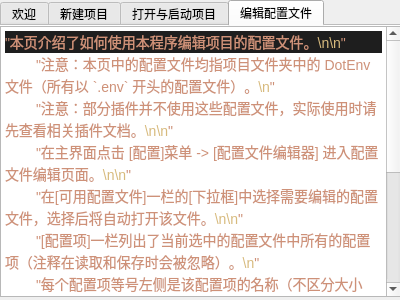
<?xml version="1.0" encoding="UTF-8"?>
<ui version="4.0">
 <class>help_page</class>
 <widget class="QWidget" name="help_page">
  <property name="geometry">
   <rect>
    <x>0</x>
    <y>0</y>
    <width>400</width>
    <height>300</height>
   </rect>
  </property>
  <property name="windowTitle">
   <string>Form</string>
  </property>
  <widget class="QTabWidget" name="help_pages">
   <property name="geometry">
    <rect>
     <x>0</x>
     <y>0</y>
     <width>401</width>
     <height>301</height>
    </rect>
   </property>
   <property name="currentIndex">
    <number>3</number>
   </property>
   <property name="documentMode">
    <bool>true</bool>
   </property>
   <widget class="QWidget" name="welcome">
    <attribute name="title">
     <string>欢迎</string>
    </attribute>
    <attribute name="toolTip">
     <string>欢迎！</string>
    </attribute>
    <widget class="QTextBrowser" name="text1">
     <property name="geometry">
      <rect>
       <x>0</x>
       <y>0</y>
       <width>401</width>
       <height>271</height>
      </rect>
     </property>
     <property name="html">
      <string>&lt;!DOCTYPE HTML PUBLIC &quot;-//W3C//DTD HTML 4.0//EN&quot; &quot;http://www.w3.org/TR/REC-html40/strict.dtd&quot;&gt;
&lt;html&gt;&lt;head&gt;&lt;meta name=&quot;qrichtext&quot; content=&quot;1&quot; /&gt;&lt;style type=&quot;text/css&quot;&gt;
p, li { white-space: pre-wrap; }
&lt;/style&gt;&lt;/head&gt;&lt;body style=&quot; font-family:'Noto Sans'; font-size:10pt; font-weight:400; font-style:normal;&quot;&gt;
&lt;p style=&quot; margin-top:0px; margin-bottom:0px; margin-left:0px; margin-right:0px; -qt-block-indent:0; text-indent:0px; line-height:19px; background-color:#1e1e1e;&quot;&gt;&lt;span style=&quot; font-family:'Droid Sans Mono','monospace','monospace'; font-size:16pt; font-weight:600; text-decoration: underline; color:#55ffff;&quot;&gt;欢迎使用 NoneBot Desktop 应用程序。&lt;/span&gt;&lt;/p&gt;
&lt;p style=&quot; margin-top:0px; margin-bottom:0px; margin-left:0px; margin-right:0px; -qt-block-indent:0; text-indent:0px;&quot;&gt;&lt;span style=&quot; font-family:'Droid Sans Mono','monospace','monospace'; font-size:12pt; color:#55ffff;&quot;&gt;本程序旨在减少使用 NoneBot2 时命令行的使用。&lt;/span&gt;&lt;/p&gt;
&lt;p style=&quot; margin-top:0px; margin-bottom:0px; margin-left:0px; margin-right:0px; -qt-block-indent:0; text-indent:0px;&quot;&gt;&lt;span style=&quot; font-family:'Droid Sans Mono','monospace','monospace'; font-size:12pt; color:#55ffff;&quot;&gt;这里包含了本程序的一些功能用法。&lt;/span&gt;&lt;/p&gt;
&lt;p style=&quot; margin-top:0px; margin-bottom:0px; margin-left:0px; margin-right:0px; -qt-block-indent:0; text-indent:0px;&quot;&gt;&lt;span style=&quot; font-family:'Droid Sans Mono','monospace','monospace'; font-size:12pt; color:#55ffff;&quot;&gt;进入其它标签页查看更多。&lt;/span&gt;&lt;/p&gt;
&lt;p style=&quot; margin-top:0px; margin-bottom:0px; margin-left:0px; margin-right:0px; -qt-block-indent:0; text-indent:0px;&quot;&gt;&lt;span style=&quot; font-family:'Droid Sans Mono','monospace','monospace'; font-size:12pt; color:#55ffff;&quot;&gt;提示：方括号 [] 包裹的内容与实际界面中的控件/文本相对应；&lt;/span&gt;&lt;/p&gt;
&lt;p style=&quot; margin-top:0px; margin-bottom:0px; margin-left:0px; margin-right:0px; -qt-block-indent:0; text-indent:0px;&quot;&gt;&lt;span style=&quot; font-family:'Droid Sans Mono','monospace','monospace'; font-size:12pt; color:#55ffff;&quot;&gt;提示：尖括号 &amp;lt;&amp;gt; 包裹的内容表明其为外部应用程序;&lt;/span&gt;&lt;/p&gt;
&lt;p style=&quot; margin-top:0px; margin-bottom:0px; margin-left:0px; margin-right:0px; -qt-block-indent:0; text-indent:0px;&quot;&gt;&lt;span style=&quot; font-family:'Droid Sans Mono','monospace','monospace'; font-size:12pt; color:#55ffff;&quot;&gt;提示：双左引号 `` 包裹的内容表示一个路径（统一使用 Unix 格式）。&lt;/span&gt;&lt;/p&gt;&lt;/body&gt;&lt;/html&gt;</string>
     </property>
    </widget>
   </widget>
   <widget class="QWidget" name="help_new_project">
    <attribute name="title">
     <string>新建项目</string>
    </attribute>
    <attribute name="toolTip">
     <string>如何新建项目？</string>
    </attribute>
    <widget class="QTextBrowser" name="text2">
     <property name="geometry">
      <rect>
       <x>0</x>
       <y>0</y>
       <width>401</width>
       <height>271</height>
      </rect>
     </property>
     <property name="html">
      <string>&lt;!DOCTYPE HTML PUBLIC &quot;-//W3C//DTD HTML 4.0//EN&quot; &quot;http://www.w3.org/TR/REC-html40/strict.dtd&quot;&gt;
&lt;html&gt;&lt;head&gt;&lt;meta name=&quot;qrichtext&quot; content=&quot;1&quot; /&gt;&lt;style type=&quot;text/css&quot;&gt;
p, li { white-space: pre-wrap; }
&lt;/style&gt;&lt;/head&gt;&lt;body style=&quot; font-family:'Noto Sans'; font-size:10pt; font-weight:400; font-style:normal;&quot;&gt;
&lt;p style=&quot; margin-top:0px; margin-bottom:0px; margin-left:0px; margin-right:0px; -qt-block-indent:0; text-indent:0px; line-height:19px; background-color:#1e1e1e;&quot;&gt;&lt;span style=&quot; font-family:'Droid Sans Mono','monospace','monospace'; font-size:16pt; font-weight:600; text-decoration: underline; color:#ffaaff;&quot;&gt;本页介绍了如何使用本程序创建新项目。&lt;/span&gt;&lt;/p&gt;
&lt;p style=&quot; margin-top:0px; margin-bottom:0px; margin-left:0px; margin-right:0px; -qt-block-indent:0; text-indent:0px;&quot;&gt;&lt;span style=&quot; font-family:'Droid Sans Mono','monospace','monospace'; font-size:12pt; color:#ffaaff;&quot;&gt;在主界面点击 [项目]菜单 -&amp;gt; [新建项目] 进入创建项目页面。&lt;/span&gt;&lt;/p&gt;
&lt;p style=&quot; margin-top:0px; margin-bottom:0px; margin-left:0px; margin-right:0px; -qt-block-indent:0; text-indent:0px;&quot;&gt;&lt;span style=&quot; font-family:'Droid Sans Mono','monospace','monospace'; font-size:12pt; color:#ffaaff;&quot;&gt;在[项目目录]一栏 通过[浏览]选择一个目录 或 直接将路径粘贴至[输入框] 用于创建项目。&lt;/span&gt;&lt;/p&gt;
&lt;p style=&quot; margin-top:0px; margin-bottom:0px; margin-left:0px; margin-right:0px; -qt-block-indent:0; text-indent:0px;&quot;&gt;&lt;span style=&quot; font-family:'Droid Sans Mono','monospace','monospace'; font-size:12pt; color:#ffaaff;&quot;&gt;注意：项目目录*必须*是一个空目录（可以不存在），且避免使用保留名（如&lt;/span&gt;&lt;span style=&quot; font-family:'Droid Sans Mono','monospace','monospace'; font-size:14px; color:#ce9178;&quot;&gt;\u00a0nonebot\u00a0&lt;/span&gt;&lt;span style=&quot; font-family:'Droid Sans Mono','monospace','monospace'; font-size:12pt; color:#ffaaff;&quot;&gt;等）作为项目目录。&lt;/span&gt;&lt;/p&gt;
&lt;p style=&quot; margin-top:0px; margin-bottom:0px; margin-left:0px; margin-right:0px; -qt-block-indent:0; text-indent:0px;&quot;&gt;&lt;span style=&quot; font-family:'Droid Sans Mono','monospace','monospace'; font-size:12pt; color:#ffaaff;&quot;&gt;在[驱动器]一栏选择你需要的驱动器（通常是 [FastAPI]）。&lt;/span&gt;&lt;/p&gt;
&lt;p style=&quot; margin-top:0px; margin-bottom:0px; margin-left:0px; margin-right:0px; -qt-block-indent:0; text-indent:0px;&quot;&gt;&lt;span style=&quot; font-family:'Droid Sans Mono','monospace','monospace'; font-size:12pt; color:#ffaaff;&quot;&gt; {DRIVERS_NOTICE}&lt;/span&gt;&lt;/p&gt;
&lt;p style=&quot; margin-top:0px; margin-bottom:0px; margin-left:0px; margin-right:0px; -qt-block-indent:0; text-indent:0px;&quot;&gt;&lt;span style=&quot; font-family:'Droid Sans Mono','monospace','monospace'; font-size:12pt; color:#ffaaff;&quot;&gt;适配器用于与外界进行特定协议的数据交换。&lt;/span&gt;&lt;/p&gt;
&lt;p style=&quot; margin-top:0px; margin-bottom:0px; margin-left:0px; margin-right:0px; -qt-block-indent:0; text-indent:0px;&quot;&gt;&lt;span style=&quot; font-family:'Droid Sans Mono','monospace','monospace'; font-size:12pt; color:#ffaaff;&quot;&gt;在[适配器]一栏选择你需要的适配器。&lt;/span&gt;&lt;/p&gt;
&lt;p style=&quot; margin-top:0px; margin-bottom:0px; margin-left:0px; margin-right:0px; -qt-block-indent:0; text-indent:0px;&quot;&gt;&lt;span style=&quot; font-family:'Droid Sans Mono','monospace','monospace'; font-size:12pt; color:#ffaaff;&quot;&gt; {ADAPTERS_NOTICE}&lt;/span&gt;&lt;/p&gt;
&lt;p style=&quot; margin-top:0px; margin-bottom:0px; margin-left:0px; margin-right:0px; -qt-block-indent:0; text-indent:0px;&quot;&gt;&lt;span style=&quot; font-family:'Droid Sans Mono','monospace','monospace'; font-size:12pt; color:#ffaaff;&quot;&gt;如果需要使用无法从插件商店获取的插件（如自编插件、从源码下载的插件等），请勾选&lt;/span&gt;&lt;/p&gt;
&lt;p style=&quot; margin-top:0px; margin-bottom:0px; margin-left:0px; margin-right:0px; -qt-block-indent:0; text-indent:0px;&quot;&gt;&lt;span style=&quot; font-family:'Droid Sans Mono','monospace','monospace'; font-size:12pt; color:#ffaaff;&quot;&gt;[预留配置用于开发插件]选项，然后将这些插件正确放入 `src/plugins` 下。&lt;/span&gt;&lt;/p&gt;
&lt;p style=&quot; margin-top:0px; margin-bottom:0px; margin-left:0px; margin-right:0px; -qt-block-indent:0; text-indent:0px;&quot;&gt;&lt;span style=&quot; font-family:'Droid Sans Mono','monospace','monospace'; font-size:12pt; color:#ffaaff;&quot;&gt;[创建虚拟环境]可以有效避免因系统 Python 环境混乱造成的一系列问题，建议开启。&lt;/span&gt;&lt;/p&gt;
&lt;p style=&quot; margin-top:0px; margin-bottom:0px; margin-left:0px; margin-right:0px; -qt-block-indent:0; text-indent:0px;&quot;&gt;&lt;span style=&quot; font-family:'Droid Sans Mono','monospace','monospace'; font-size:12pt; color:#ffaaff;&quot;&gt; {PYPI_INDEX_NOTICE}&lt;/span&gt;&lt;/p&gt;
&lt;p style=&quot; margin-top:0px; margin-bottom:0px; margin-left:0px; margin-right:0px; -qt-block-indent:0; text-indent:0px;&quot;&gt;&lt;span style=&quot; font-family:'Droid Sans Mono','monospace','monospace'; font-size:12pt; color:#ffaaff;&quot;&gt;创建完成后会自动进入新创建的项目目录。&lt;/span&gt;&lt;/p&gt;&lt;/body&gt;&lt;/html&gt;</string>
     </property>
    </widget>
   </widget>
   <widget class="QWidget" name="help_open_project">
    <attribute name="title">
     <string>打开与启动项目</string>
    </attribute>
    <attribute name="toolTip">
     <string>如何打开/启动项目？</string>
    </attribute>
    <widget class="QTextBrowser" name="text3">
     <property name="geometry">
      <rect>
       <x>0</x>
       <y>0</y>
       <width>411</width>
       <height>271</height>
      </rect>
     </property>
     <property name="html">
      <string>&lt;!DOCTYPE HTML PUBLIC &quot;-//W3C//DTD HTML 4.0//EN&quot; &quot;http://www.w3.org/TR/REC-html40/strict.dtd&quot;&gt;
&lt;html&gt;&lt;head&gt;&lt;meta name=&quot;qrichtext&quot; content=&quot;1&quot; /&gt;&lt;style type=&quot;text/css&quot;&gt;
p, li { white-space: pre-wrap; }
&lt;/style&gt;&lt;/head&gt;&lt;body style=&quot; font-family:'Noto Sans'; font-size:10pt; font-weight:400; font-style:normal;&quot;&gt;
&lt;p style=&quot; margin-top:0px; margin-bottom:0px; margin-left:0px; margin-right:0px; -qt-block-indent:0; text-indent:0px; line-height:19px; background-color:#1e1e1e;&quot;&gt;&lt;span style=&quot; font-family:'Droid Sans Mono','monospace','monospace'; font-size:14px; color:#ce9178;&quot;&gt;&amp;quot;本页介绍了如何使用本程序打开并运行已有的项目。&lt;/span&gt;&lt;span style=&quot; font-family:'Droid Sans Mono','monospace','monospace'; font-size:14px; color:#d7ba7d;&quot;&gt;\n\n&lt;/span&gt;&lt;span style=&quot; font-family:'Droid Sans Mono','monospace','monospace'; font-size:14px; color:#ce9178;&quot;&gt;&amp;quot;&lt;/span&gt;&lt;/p&gt;
&lt;p style=&quot; margin-top:0px; margin-bottom:0px; margin-left:0px; margin-right:0px; -qt-block-indent:0; text-indent:0px;&quot;&gt;&lt;span style=&quot; font-family:'Droid Sans Mono','monospace','monospace'; font-size:14px; color:#d4d4d4;&quot;&gt;        &lt;/span&gt;&lt;span style=&quot; font-family:'Droid Sans Mono','monospace','monospace'; font-size:14px; color:#ce9178;&quot;&gt;&amp;quot;在主界面点击 [项目]菜单 -&amp;gt; [打开项目] 选择你的项目目录 或 直接将路径粘贴至主界面的[输入框]。&lt;/span&gt;&lt;span style=&quot; font-family:'Droid Sans Mono','monospace','monospace'; font-size:14px; color:#d7ba7d;&quot;&gt;\n&lt;/span&gt;&lt;span style=&quot; font-family:'Droid Sans Mono','monospace','monospace'; font-size:14px; color:#ce9178;&quot;&gt;&amp;quot;&lt;/span&gt;&lt;/p&gt;
&lt;p style=&quot; margin-top:0px; margin-bottom:0px; margin-left:0px; margin-right:0px; -qt-block-indent:0; text-indent:0px;&quot;&gt;&lt;span style=&quot; font-family:'Droid Sans Mono','monospace','monospace'; font-size:14px; color:#d4d4d4;&quot;&gt;        &lt;/span&gt;&lt;span style=&quot; font-family:'Droid Sans Mono','monospace','monospace'; font-size:14px; color:#ce9178;&quot;&gt;&amp;quot;如果项目目录正确，主界面的[启动]按钮等功能将全部可用。&lt;/span&gt;&lt;span style=&quot; font-family:'Droid Sans Mono','monospace','monospace'; font-size:14px; color:#d7ba7d;&quot;&gt;\n&lt;/span&gt;&lt;span style=&quot; font-family:'Droid Sans Mono','monospace','monospace'; font-size:14px; color:#ce9178;&quot;&gt;&amp;quot;&lt;/span&gt;&lt;/p&gt;
&lt;p style=&quot; margin-top:0px; margin-bottom:0px; margin-left:0px; margin-right:0px; -qt-block-indent:0; text-indent:0px;&quot;&gt;&lt;span style=&quot; font-family:'Droid Sans Mono','monospace','monospace'; font-size:14px; color:#d4d4d4;&quot;&gt;        &lt;/span&gt;&lt;span style=&quot; font-family:'Droid Sans Mono','monospace','monospace'; font-size:14px; color:#ce9178;&quot;&gt;&amp;quot;提示：本程序只支持识别有 `pyproject.toml` 或 `bot.py` 的目录作为项目目录。&lt;/span&gt;&lt;span style=&quot; font-family:'Droid Sans Mono','monospace','monospace'; font-size:14px; color:#d7ba7d;&quot;&gt;\n\n&lt;/span&gt;&lt;span style=&quot; font-family:'Droid Sans Mono','monospace','monospace'; font-size:14px; color:#ce9178;&quot;&gt;&amp;quot;&lt;/span&gt;&lt;/p&gt;
&lt;p style=&quot; margin-top:0px; margin-bottom:0px; margin-left:0px; margin-right:0px; -qt-block-indent:0; text-indent:0px;&quot;&gt;&lt;span style=&quot; font-family:'Droid Sans Mono','monospace','monospace'; font-size:14px; color:#d4d4d4;&quot;&gt;        &lt;/span&gt;&lt;span style=&quot; font-family:'Droid Sans Mono','monospace','monospace'; font-size:14px; color:#ce9178;&quot;&gt;&amp;quot;正确打开项目目录后，点击 主界面上的[启动] 或 [项目]菜单 -&amp;gt; [启动项目] 来运行项目。&lt;/span&gt;&lt;span style=&quot; font-family:'Droid Sans Mono','monospace','monospace'; font-size:14px; color:#d7ba7d;&quot;&gt;\n&lt;/span&gt;&lt;span style=&quot; font-family:'Droid Sans Mono','monospace','monospace'; font-size:14px; color:#ce9178;&quot;&gt;&amp;quot;&lt;/span&gt;&lt;/p&gt;
&lt;p style=&quot; margin-top:0px; margin-bottom:0px; margin-left:0px; margin-right:0px; -qt-block-indent:0; text-indent:0px;&quot;&gt;&lt;span style=&quot; font-family:'Droid Sans Mono','monospace','monospace'; font-size:14px; color:#d4d4d4;&quot;&gt;        &lt;/span&gt;&lt;span style=&quot; font-family:'Droid Sans Mono','monospace','monospace'; font-size:14px; color:#ce9178;&quot;&gt;&amp;quot;提示：项目会在一个新的命令行窗口中运行，Windows 上仅支持使用 &amp;lt;cmd.exe&amp;gt;，Linux 上会自动从 &amp;quot;&lt;/span&gt;&lt;/p&gt;
&lt;p style=&quot; margin-top:0px; margin-bottom:0px; margin-left:0px; margin-right:0px; -qt-block-indent:0; text-indent:0px;&quot;&gt;&lt;span style=&quot; font-family:'Droid Sans Mono','monospace','monospace'; font-size:14px; color:#d4d4d4;&quot;&gt;        &lt;/span&gt;&lt;span style=&quot; font-family:'Droid Sans Mono','monospace','monospace'; font-size:14px; color:#ce9178;&quot;&gt;&amp;quot;&amp;lt;gnome-terminal&amp;gt;, &amp;lt;konsole&amp;gt;, &amp;lt;xfce4-terminal&amp;gt;, &amp;lt;xterm&amp;gt;, &amp;lt;st&amp;gt; 中查找可用的终端模拟器。&lt;/span&gt;&lt;span style=&quot; font-family:'Droid Sans Mono','monospace','monospace'; font-size:14px; color:#d7ba7d;&quot;&gt;\n&lt;/span&gt;&lt;span style=&quot; font-family:'Droid Sans Mono','monospace','monospace'; font-size:14px; color:#ce9178;&quot;&gt;&amp;quot;&lt;/span&gt;&lt;/p&gt;
&lt;p style=&quot; margin-top:0px; margin-bottom:0px; margin-left:0px; margin-right:0px; -qt-block-indent:0; text-indent:0px;&quot;&gt;&lt;span style=&quot; font-family:'Droid Sans Mono','monospace','monospace'; font-size:14px; color:#d4d4d4;&quot;&gt;        &lt;/span&gt;&lt;span style=&quot; font-family:'Droid Sans Mono','monospace','monospace'; font-size:14px; color:#ce9178;&quot;&gt;&amp;quot;提示：运行结束后窗口不会直接关闭，因此不必担心无法查看程序输出。&amp;quot;&lt;/span&gt;&lt;/p&gt;&lt;/body&gt;&lt;/html&gt;</string>
     </property>
    </widget>
   </widget>
   <widget class="QWidget" name="help_edit_config">
    <attribute name="title">
     <string>编辑配置文件</string>
    </attribute>
    <attribute name="toolTip">
     <string>如何编辑配置文件？</string>
    </attribute>
    <widget class="QTextBrowser" name="text4">
     <property name="geometry">
      <rect>
       <x>0</x>
       <y>0</y>
       <width>401</width>
       <height>271</height>
      </rect>
     </property>
     <property name="html">
      <string>&lt;!DOCTYPE HTML PUBLIC &quot;-//W3C//DTD HTML 4.0//EN&quot; &quot;http://www.w3.org/TR/REC-html40/strict.dtd&quot;&gt;
&lt;html&gt;&lt;head&gt;&lt;meta name=&quot;qrichtext&quot; content=&quot;1&quot; /&gt;&lt;style type=&quot;text/css&quot;&gt;
p, li { white-space: pre-wrap; }
&lt;/style&gt;&lt;/head&gt;&lt;body style=&quot; font-family:'Noto Sans'; font-size:10pt; font-weight:400; font-style:normal;&quot;&gt;
&lt;p style=&quot; margin-top:0px; margin-bottom:0px; margin-left:0px; margin-right:0px; -qt-block-indent:0; text-indent:0px; line-height:19px; background-color:#1e1e1e;&quot;&gt;&lt;span style=&quot; font-family:'Droid Sans Mono','monospace','monospace'; font-size:14px; color:#ce9178;&quot;&gt;&amp;quot;本页介绍了如何使用本程序编辑项目的配置文件。&lt;/span&gt;&lt;span style=&quot; font-family:'Droid Sans Mono','monospace','monospace'; font-size:14px; color:#d7ba7d;&quot;&gt;\n\n&lt;/span&gt;&lt;span style=&quot; font-family:'Droid Sans Mono','monospace','monospace'; font-size:14px; color:#ce9178;&quot;&gt;&amp;quot;&lt;/span&gt;&lt;/p&gt;
&lt;p style=&quot; margin-top:0px; margin-bottom:0px; margin-left:0px; margin-right:0px; -qt-block-indent:0; text-indent:0px;&quot;&gt;&lt;span style=&quot; font-family:'Droid Sans Mono','monospace','monospace'; font-size:14px; color:#d4d4d4;&quot;&gt;        &lt;/span&gt;&lt;span style=&quot; font-family:'Droid Sans Mono','monospace','monospace'; font-size:14px; color:#ce9178;&quot;&gt;&amp;quot;注意：本页中的配置文件均指项目文件夹中的 DotEnv 文件（所有以 `.env` 开头的配置文件）。&lt;/span&gt;&lt;span style=&quot; font-family:'Droid Sans Mono','monospace','monospace'; font-size:14px; color:#d7ba7d;&quot;&gt;\n&lt;/span&gt;&lt;span style=&quot; font-family:'Droid Sans Mono','monospace','monospace'; font-size:14px; color:#ce9178;&quot;&gt;&amp;quot;&lt;/span&gt;&lt;/p&gt;
&lt;p style=&quot; margin-top:0px; margin-bottom:0px; margin-left:0px; margin-right:0px; -qt-block-indent:0; text-indent:0px;&quot;&gt;&lt;span style=&quot; font-family:'Droid Sans Mono','monospace','monospace'; font-size:14px; color:#d4d4d4;&quot;&gt;        &lt;/span&gt;&lt;span style=&quot; font-family:'Droid Sans Mono','monospace','monospace'; font-size:14px; color:#ce9178;&quot;&gt;&amp;quot;注意：部分插件并不使用这些配置文件，实际使用时请先查看相关插件文档。&lt;/span&gt;&lt;span style=&quot; font-family:'Droid Sans Mono','monospace','monospace'; font-size:14px; color:#d7ba7d;&quot;&gt;\n\n&lt;/span&gt;&lt;span style=&quot; font-family:'Droid Sans Mono','monospace','monospace'; font-size:14px; color:#ce9178;&quot;&gt;&amp;quot;&lt;/span&gt;&lt;/p&gt;
&lt;p style=&quot; margin-top:0px; margin-bottom:0px; margin-left:0px; margin-right:0px; -qt-block-indent:0; text-indent:0px;&quot;&gt;&lt;span style=&quot; font-family:'Droid Sans Mono','monospace','monospace'; font-size:14px; color:#d4d4d4;&quot;&gt;        &lt;/span&gt;&lt;span style=&quot; font-family:'Droid Sans Mono','monospace','monospace'; font-size:14px; color:#ce9178;&quot;&gt;&amp;quot;在主界面点击 [配置]菜单 -&amp;gt; [配置文件编辑器] 进入配置文件编辑页面。&lt;/span&gt;&lt;span style=&quot; font-family:'Droid Sans Mono','monospace','monospace'; font-size:14px; color:#d7ba7d;&quot;&gt;\n\n&lt;/span&gt;&lt;span style=&quot; font-family:'Droid Sans Mono','monospace','monospace'; font-size:14px; color:#ce9178;&quot;&gt;&amp;quot;&lt;/span&gt;&lt;/p&gt;
&lt;p style=&quot; margin-top:0px; margin-bottom:0px; margin-left:0px; margin-right:0px; -qt-block-indent:0; text-indent:0px;&quot;&gt;&lt;span style=&quot; font-family:'Droid Sans Mono','monospace','monospace'; font-size:14px; color:#d4d4d4;&quot;&gt;        &lt;/span&gt;&lt;span style=&quot; font-family:'Droid Sans Mono','monospace','monospace'; font-size:14px; color:#ce9178;&quot;&gt;&amp;quot;在[可用配置文件]一栏的[下拉框]中选择需要编辑的配置文件，选择后将自动打开该文件。&lt;/span&gt;&lt;span style=&quot; font-family:'Droid Sans Mono','monospace','monospace'; font-size:14px; color:#d7ba7d;&quot;&gt;\n\n&lt;/span&gt;&lt;span style=&quot; font-family:'Droid Sans Mono','monospace','monospace'; font-size:14px; color:#ce9178;&quot;&gt;&amp;quot;&lt;/span&gt;&lt;/p&gt;
&lt;p style=&quot; margin-top:0px; margin-bottom:0px; margin-left:0px; margin-right:0px; -qt-block-indent:0; text-indent:0px;&quot;&gt;&lt;span style=&quot; font-family:'Droid Sans Mono','monospace','monospace'; font-size:14px; color:#d4d4d4;&quot;&gt;        &lt;/span&gt;&lt;span style=&quot; font-family:'Droid Sans Mono','monospace','monospace'; font-size:14px; color:#ce9178;&quot;&gt;&amp;quot;[配置项]一栏列出了当前选中的配置文件中所有的配置项（注释在读取和保存时会被忽略）。&lt;/span&gt;&lt;span style=&quot; font-family:'Droid Sans Mono','monospace','monospace'; font-size:14px; color:#d7ba7d;&quot;&gt;\n&lt;/span&gt;&lt;span style=&quot; font-family:'Droid Sans Mono','monospace','monospace'; font-size:14px; color:#ce9178;&quot;&gt;&amp;quot;&lt;/span&gt;&lt;/p&gt;
&lt;p style=&quot; margin-top:0px; margin-bottom:0px; margin-left:0px; margin-right:0px; -qt-block-indent:0; text-indent:0px;&quot;&gt;&lt;span style=&quot; font-family:'Droid Sans Mono','monospace','monospace'; font-size:14px; color:#d4d4d4;&quot;&gt;        &lt;/span&gt;&lt;span style=&quot; font-family:'Droid Sans Mono','monospace','monospace'; font-size:14px; color:#ce9178;&quot;&gt;&amp;quot;每个配置项等号左侧是该配置项的名称（不区分大小写），等号右侧是该配置项的字面值。&lt;/span&gt;&lt;span style=&quot; font-family:'Droid Sans Mono','monospace','monospace'; font-size:14px; color:#d7ba7d;&quot;&gt;\n&lt;/span&gt;&lt;span style=&quot; font-family:'Droid Sans Mono','monospace','monospace'; font-size:14px; color:#ce9178;&quot;&gt;&amp;quot;&lt;/span&gt;&lt;/p&gt;
&lt;p style=&quot; margin-top:0px; margin-bottom:0px; margin-left:0px; margin-right:0px; -qt-block-indent:0; text-indent:0px;&quot;&gt;&lt;span style=&quot; font-family:'Droid Sans Mono','monospace','monospace'; font-size:14px; color:#d4d4d4;&quot;&gt;        &lt;/span&gt;&lt;span style=&quot; font-family:'Droid Sans Mono','monospace','monospace'; font-size:14px; color:#ce9178;&quot;&gt;&amp;quot;如果要添加一个新的配置项，点击下方的[新建配置项]按钮，然后自行填写新配置项的名称和值即可。&lt;/span&gt;&lt;span style=&quot; font-family:'Droid Sans Mono','monospace','monospace'; font-size:14px; color:#d7ba7d;&quot;&gt;\n&lt;/span&gt;&lt;span style=&quot; font-family:'Droid Sans Mono','monospace','monospace'; font-size:14px; color:#ce9178;&quot;&gt;&amp;quot;&lt;/span&gt;&lt;/p&gt;
&lt;p style=&quot; margin-top:0px; margin-bottom:0px; margin-left:0px; margin-right:0px; -qt-block-indent:0; text-indent:0px;&quot;&gt;&lt;span style=&quot; font-family:'Droid Sans Mono','monospace','monospace'; font-size:14px; color:#d4d4d4;&quot;&gt;        &lt;/span&gt;&lt;span style=&quot; font-family:'Droid Sans Mono','monospace','monospace'; font-size:14px; color:#ce9178;&quot;&gt;&amp;quot;本程序在保存时会自动移除空的配置项，因此如果要删除某个配置项，只需要将其名称或字面值清空即可。&lt;/span&gt;&lt;span style=&quot; font-family:'Droid Sans Mono','monospace','monospace'; font-size:14px; color:#d7ba7d;&quot;&gt;\n&lt;/span&gt;&lt;span style=&quot; font-family:'Droid Sans Mono','monospace','monospace'; font-size:14px; color:#ce9178;&quot;&gt;&amp;quot;&lt;/span&gt;&lt;/p&gt;
&lt;p style=&quot; margin-top:0px; margin-bottom:0px; margin-left:0px; margin-right:0px; -qt-block-indent:0; text-indent:0px;&quot;&gt;&lt;span style=&quot; font-family:'Droid Sans Mono','monospace','monospace'; font-size:14px; color:#d4d4d4;&quot;&gt;        &lt;/span&gt;&lt;span style=&quot; font-family:'Droid Sans Mono','monospace','monospace'; font-size:14px; color:#ce9178;&quot;&gt;&amp;quot;编辑完成后，点击[保存]按钮将新的配置写入文件。&lt;/span&gt;&lt;span style=&quot; font-family:'Droid Sans Mono','monospace','monospace'; font-size:14px; color:#d7ba7d;&quot;&gt;\n&lt;/span&gt;&lt;span style=&quot; font-family:'Droid Sans Mono','monospace','monospace'; font-size:14px; color:#ce9178;&quot;&gt;&amp;quot;&lt;/span&gt;&lt;/p&gt;
&lt;p style=&quot; margin-top:0px; margin-bottom:0px; margin-left:0px; margin-right:0px; -qt-block-indent:0; text-indent:0px;&quot;&gt;&lt;span style=&quot; font-family:'Droid Sans Mono','monospace','monospace'; font-size:14px; color:#d4d4d4;&quot;&gt;        &lt;/span&gt;&lt;span style=&quot; font-family:'Droid Sans Mono','monospace','monospace'; font-size:14px; color:#ce9178;&quot;&gt;&amp;quot;注意：只有在点击[保存]按钮时更改才会被写入到文件，直接关闭窗口或切换至其他配置文件均会丢失当前更改，&amp;quot;&lt;/span&gt;&lt;/p&gt;
&lt;p style=&quot; margin-top:0px; margin-bottom:0px; margin-left:0px; margin-right:0px; -qt-block-indent:0; text-indent:0px;&quot;&gt;&lt;span style=&quot; font-family:'Droid Sans Mono','monospace','monospace'; font-size:14px; color:#d4d4d4;&quot;&gt;        &lt;/span&gt;&lt;span style=&quot; font-family:'Droid Sans Mono','monospace','monospace'; font-size:14px; color:#ce9178;&quot;&gt;&amp;quot;本程序*不会*试图通过任何提示阻止这种行为。&amp;quot;&lt;/span&gt;&lt;/p&gt;&lt;/body&gt;&lt;/html&gt;</string>
     </property>
    </widget>
   </widget>
  </widget>
 </widget>
 <resources/>
 <connections/>
</ui>
